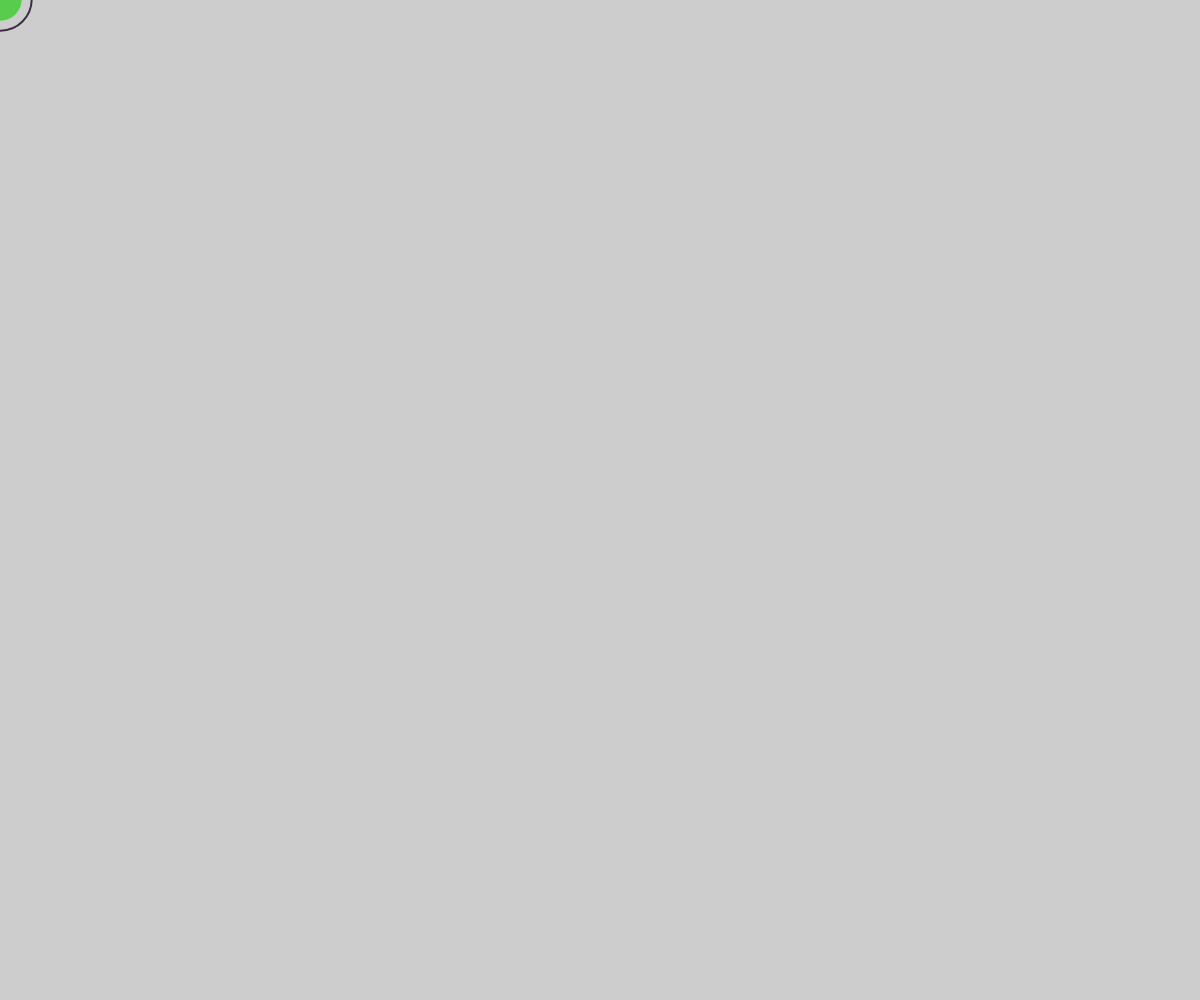
Frame 1 (no input)
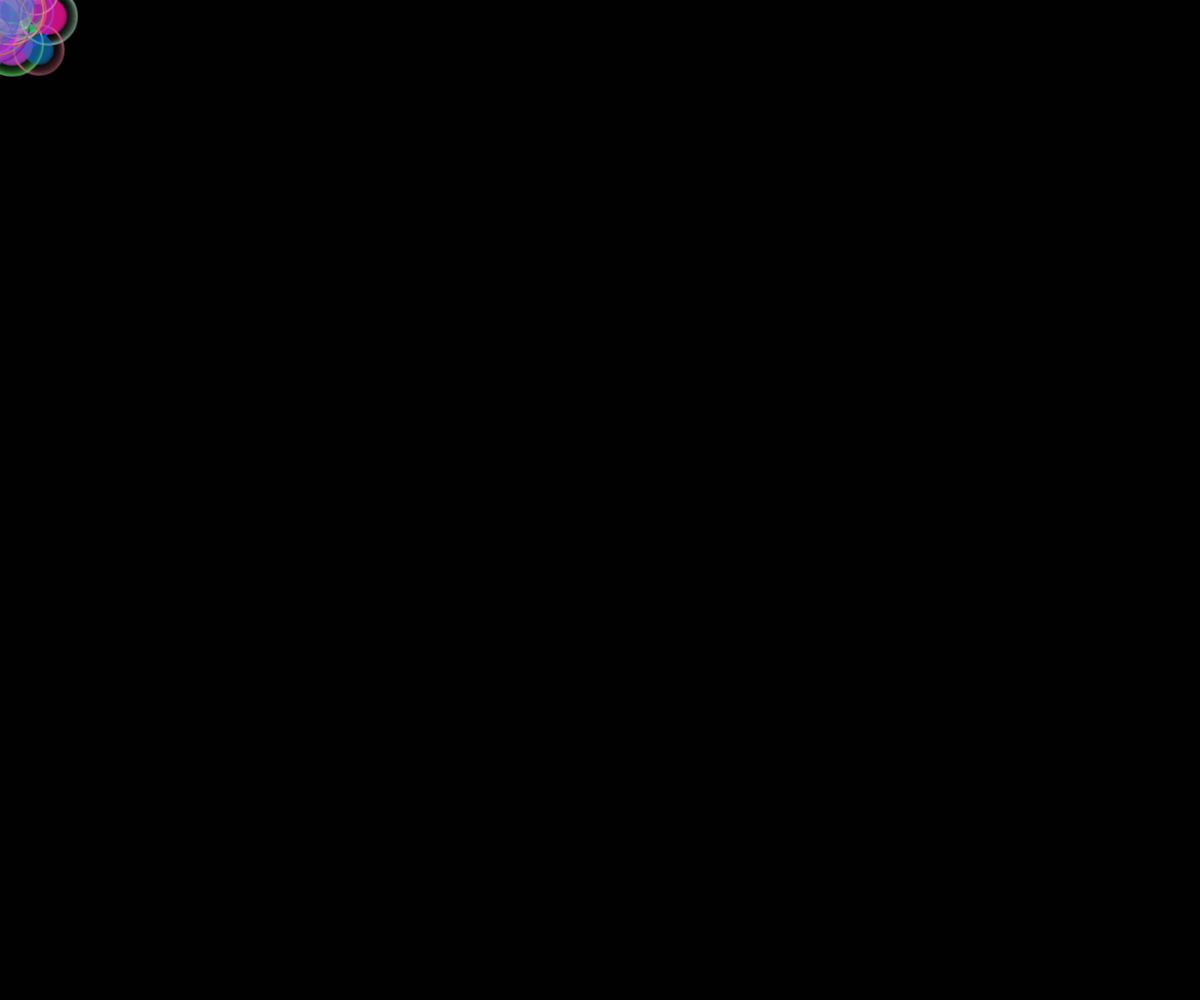
Frame 60 (no input)
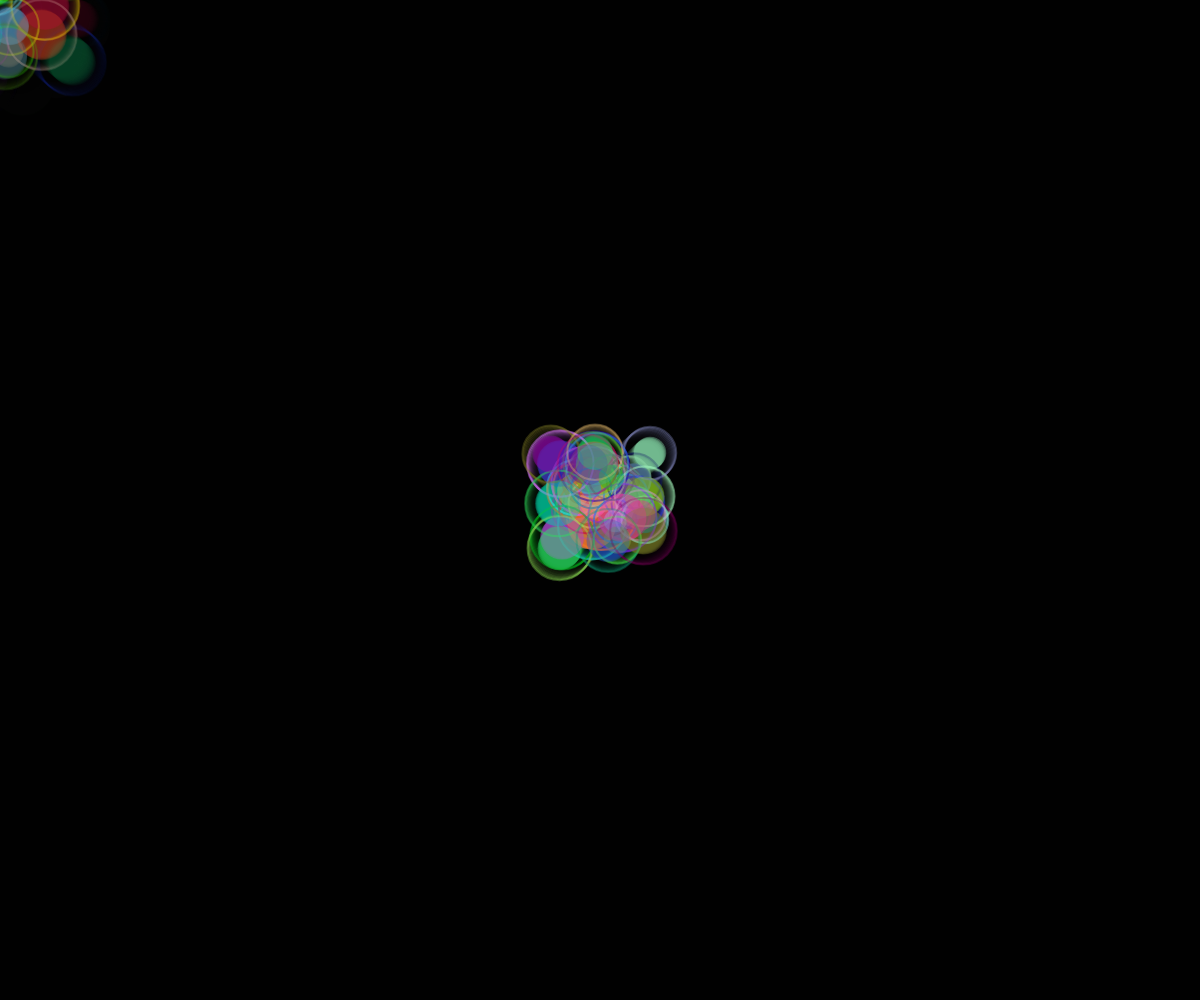
Frame 120 (the mouse pressed at the canvas centre since frame 60)

The p5.js sketch that drew these frames (run headless with seeded random() and noise() and a simulated clock; from frame 60 on, the mouse is pressed at the canvas centre):

// p5.js sketch
// ── sketch.js
let particles = [];

function setup() {
  createCanvas(windowWidth, windowHeight);
  noStroke();
}

function draw() {
  background(0, 50);

  // Add a new particle at the mouse position
  particles.push(new Particle(mouseX, mouseY));

  // Update and display all particles
  for (let i = particles.length - 1; i >= 0; i--) {
    particles[i].update();
    particles[i].show();
    if (particles[i].isFinished()) {
      particles.splice(i, 1);  // Remove the particle if it's finished
    }
  }
}

class Particle {
  constructor(x, y) {
    this.x = x;
    this.y = y;
    this.vx = random(-1, 1);
    this.vy = random(-1, 1);
    this.alpha = 255;
    this.size = random(20, 50);  // Larger size for bubble effect
    this.innerColor = color(random(255), random(255), random(255), 150);
    this.outerColor = color(random(255), random(255), random(255), 50);
  }

  update() {
    this.x += this.vx;
    this.y += this.vy;
    this.alpha -= 3;  // Fade out more slowly
  }

  isFinished() {
    return this.alpha < 0;
  }

  show() {
    noFill();
    stroke(this.outerColor.levels[0], this.outerColor.levels[1], this.outerColor.levels[2], this.alpha);
    strokeWeight(2);
    ellipse(this.x, this.y, this.size + 20);

    noStroke();
    fill(this.innerColor.levels[0], this.innerColor.levels[1], this.innerColor.levels[2], this.alpha);
    ellipse(this.x, this.y, this.size);
  }
}
